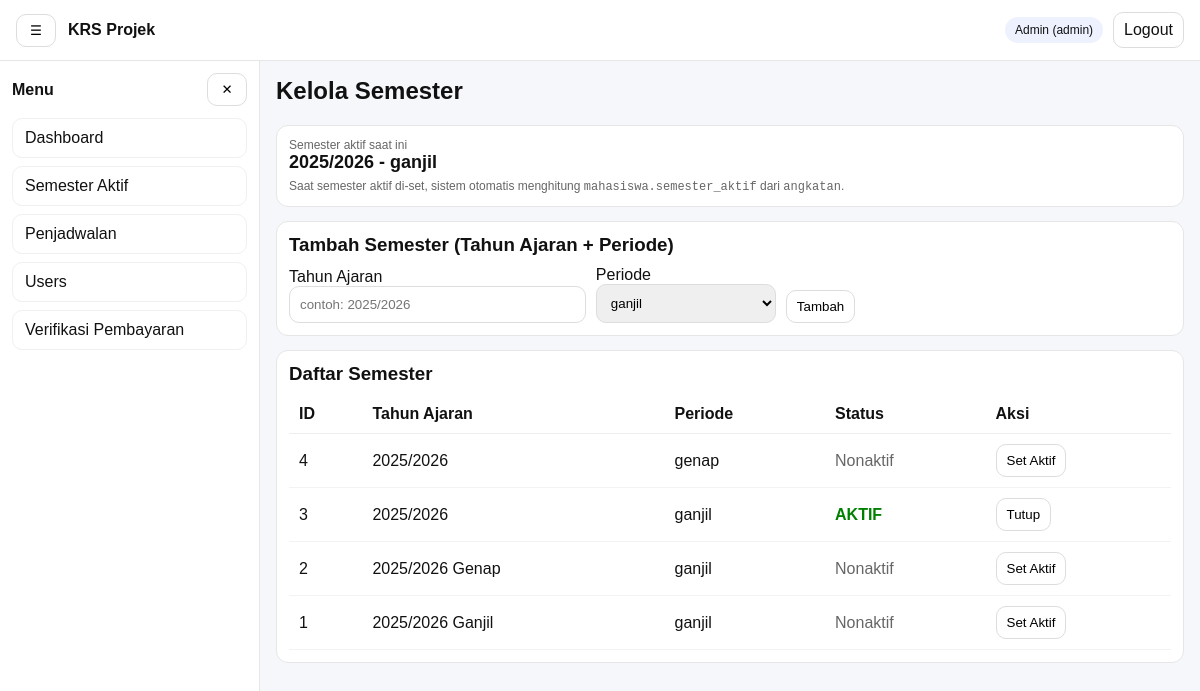
The app's page /admin/semester/index.php (signed in) with its own data.
### tables this page shows
CREATE TABLE `semester` (
  `id` int(11) NOT NULL,
  `nama` varchar(50) NOT NULL,
  `periode` enum('ganjil','genap') NOT NULL DEFAULT 'ganjil',
  `is_active` tinyint(1) NOT NULL DEFAULT 0,
  `created_at` timestamp NOT NULL DEFAULT current_timestamp(),
  `opened_at` datetime DEFAULT NULL,
  `closed_at` datetime DEFAULT NULL
);

### includes/functions.php (called while the page is built, shortened)
<?php
function e(?string $str): string {
  return htmlspecialchars((string)$str, ENT_QUOTES, 'UTF-8');
}

### admin/semester/index.php (the view, shortened to what this page needs)
<?php
require_once __DIR__ . '/../../includes/functions.php';
$pdo = db();
$semesters = [];
$active = null;
try {
  $semesters = $pdo->query("SELECT id, nama, periode, is_active, created_at FROM semester ORDER BY id DESC")->fetchAll();
  $active = $pdo->query("SELECT id, nama, periode FROM semester WHERE is_active=1 LIMIT 1")->fetch();
} catch (Throwable $e) {
  if (APP_DEBUG) flash_set('global', 'DB error: '.$e->getMessage(), 'warning');
}
?>
<?php include __DIR__ . '/../../partials/header.php'; ?>
<?php include __DIR__ . '/../../partials/navbar.php'; ?>
<div class="layout">
  <?php include __DIR__ . '/../../partials/sidebar.php'; ?>
  <main class="content">
    <h2 style="margin-top:0;">Kelola Semester</h2>
    <section style="background:#fff;border:1px solid #e6e6e6;border-radius:12px;padding:12px;margin-bottom:14px;">
      <div style="font-size:12px;color:#666;">Semester aktif saat ini</div>
      <div style="font-size:18px;font-weight:700;">
        <?= $active ? e($active['nama'].' - '.$active['periode']) : '-' ?>
      </div>
      <div style="color:#666;font-size:12px;margin-top:6px;">
        Saat semester aktif di-set, sistem otomatis menghitung <code>mahasiswa.semester_aktif</code> dari <code>angkatan</code>.
      </div>
    </section>
    <section style="background:#fff;border:1px solid #e6e6e6;border-radius:12px;padding:12px;margin-bottom:14px;">
      <h3 style="margin:0 0 10px;">Tambah Semester (Tahun Ajaran + Periode)</h3>
      <form method="post" style="display:flex;gap:10px;flex-wrap:wrap;align-items:end;">
        <div style="min-width:240px;">
          <label>Tahun Ajaran</label>
          <input name="nama" placeholder="contoh: 2025/2026" required
                 style="width:100%;padding:10px;border:1px solid #ddd;border-radius:10px;">
        </div>
        <div style="min-width:180px;">
          <label>Periode</label>
          <select name="periode" required style="width:100%;padding:10px;border:1px solid #ddd;border-radius:10px;">
            <option value="ganjil">ganjil</option>
          </select>
        </div>
        <button class="btn" type="submit">Tambah</button>
      </form>
    </section>
    <section style="background:#fff;border:1px solid #e6e6e6;border-radius:12px;padding:12px;">
      <h3 style="margin:0 0 10px;">Daftar Semester</h3>
      <div style="overflow:auto;">
        <table style="width:100%;border-collapse:collapse;min-width:760px;">
          <thead>
            <tr>
              <th style="text-align:left;border-bottom:1px solid #eee;padding:10px;">ID</th>
              <th style="text-align:left;border-bottom:1px solid #eee;padding:10px;">Tahun Ajaran</th>
              <th style="text-align:left;border-bottom:1px solid #eee;padding:10px;">Periode</th>
              <th style="text-align:left;border-bottom:1px solid #eee;padding:10px;">Status</th>
              <th style="text-align:left;border-bottom:1px solid #eee;padding:10px;">Aksi</th>
            </tr>
          </thead>
          <tbody>
            <?php if (!$semesters): ?>
              <tr><td colspan="5" style="padding:12px;color:#666;">Belum ada data semester.</td></tr>
            <?php else: ?>
              <?php foreach ($semesters as $s): ?>
                <tr>
                  <td style="padding:10px;border-bottom:1px solid #f3f3f3;"><?= (int)$s['id'] ?></td>
                  <td style="padding:10px;border-bottom:1px solid #f3f3f3;"><?= e($s['nama']) ?></td>
                  <td style="padding:10px;border-bottom:1px solid #f3f3f3;"><?= e($s['periode']) ?></td>
                  <td style="padding:10px;border-bottom:1px solid #f3f3f3;">
                    <?= ((int)$s['is_active']===1) ? '<b style="color:green;">AKTIF</b>' : '<span style="color:#666;">Nonaktif</span>' ?>
                  </td>
                  <td style="padding:10px;border-bottom:1px solid #f3f3f3;display:flex;gap:8px;flex-wrap:wrap;">
                    <?php if ((int)$s['is_active']===1): ?>
                      <form method="post" style="margin:0;">
                        <button class="btn" type="submit">Tutup</button>
                      </form>
                    <?php else: ?>
                      <form method="post" style="margin:0;">
                        <button class="btn" type="submit">Set Aktif</button>
                      </form>
                    <?php endif; ?>
                  </td>
                </tr>
              <?php endforeach; ?>
            <?php endif; ?>
          </tbody>
        </table>
      </div>
    </section>
  </main>
</div>
<?php include __DIR__ . '/../../partials/footer.php'; ?>

### assets/css/style.css (style rules this page uses)
* { box-sizing: border-box; }
body { margin: 0; font-family: Arial, sans-serif; background:#f6f7fb; color:#111; }
.btn, .btn-icon { border:1px solid #ddd; background:#fff; border-radius:10px; padding:8px 10px; cursor:pointer; }
.layout { display:flex; min-height: calc(100vh - 56px); }
.content { flex:1; padding: 16px; }

### records on screen
semester: nama+periode "2025/2026 - ganjil", id "3", nama "2025/2026", periode "ganjil", is_active "AKTIF"
semester: id "4", nama "2025/2026", periode "genap", is_active "Nonaktif"
semester: id "2", nama "2025/2026 Genap", periode "ganjil", is_active "Nonaktif"
semester: id "1", nama "2025/2026 Ganjil", periode "ganjil", is_active "Nonaktif"

### other values on screen
APP_NAME "KRS Projek"
$u['name'] "Admin"
$u['role'] "admin"
$it['label'] "Dashboard"
$it['label'] "Semester Aktif"
$it['label'] "Penjadwalan"
$it['label'] "Users"
$it['label'] "Verifikasi Pembayaran"
